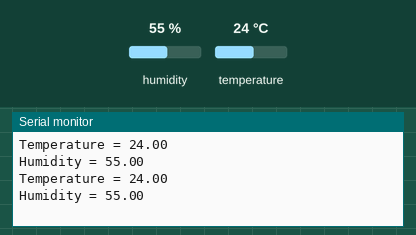
Simulated run of this sketch. Board: Arduino Uno, built with avr-gcc and run on an emulated ATmega328P. Parts: the last lines printed to the serial monitor. The inputs (shaded band) are chosen by the test bench; at power-on: humidity 55 %, temperature 24 °C.

Above: at 4.8 s.
4.9 s: humidity set to 22 %
At 8.9 s:
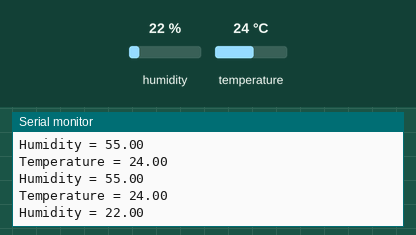
9.9 s: temperature set to 12 °C
At 12.9 s:
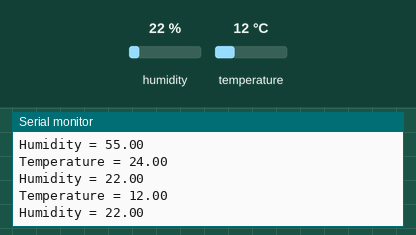
14.9 s: humidity set to 40 %
At 16.8 s:
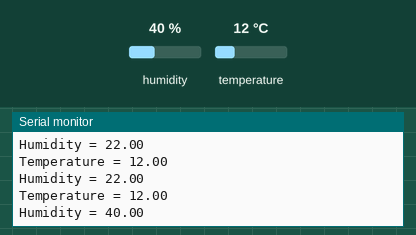
Timing chart, 0 to 18.3 s (numbered marks = the images above; inputs shaded):
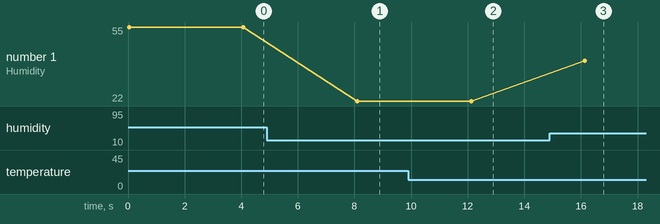

The sketch:

code.ino
```cpp
#include <dht.h>

dht DHT;

int sensor_pin = 7;

void setup(){
  Serial.begin(9600);
}

void loop() {
  int chk = DHT.read11(sensor_pin);

  Serial.print("Temperature = ");
  Serial.println(DHT.temperature);

  Serial.print("Humidity = ");
  Serial.println(DHT.humidity);

  delay(4000);
}
```

Measured:
- after the input at 4.9 s, the serial monitor: prints a new line after 3.2 s (image 1)
- after the input at 9.9 s, the serial monitor: prints a new line after 2.2 s (image 2)
- after the input at 14.9 s, the serial monitor: prints a new line after 1.2 s (image 3)
- plotted number 1: 55 → 22 after the input at 4.9 s, 22 → 40 after the input at 14.9 s
